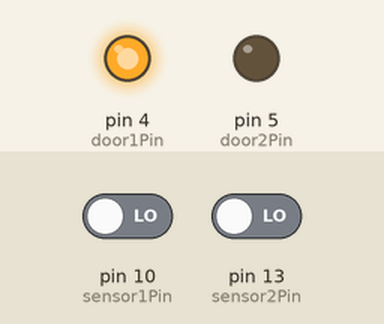
Bench run of a sketch on a simulated Arduino Uno, built with avr-gcc and run on an emulated ATmega328P. Parts: output pins drawn as LEDs (lit = HIGH). The inputs (shaded band) are chosen by the test bench; at power-on: pin 10 (sensor1Pin) LOW, pin 13 (sensor2Pin) LOW.

Above: at 1.2 s.
1.3 s: pin 10 (sensor1Pin) driven HIGH
At 1.6 s:
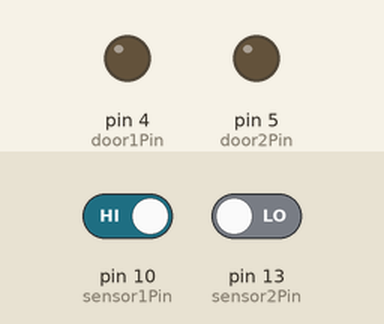
2.8 s: pin 10 (sensor1Pin) driven LOW
At 4.0 s:
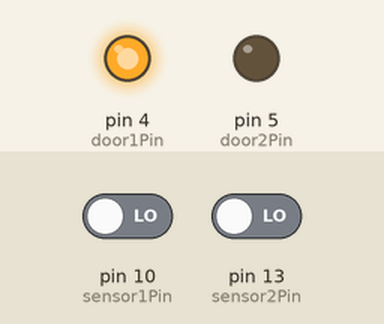
Timing chart, 0 to 5.8 s (numbered marks = the images above; inputs shaded):
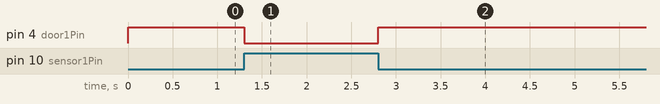

Measured:
- after the input at 1.3 s, pin 4 (door1Pin): HIGH → LOW at once
- after the input at 2.8 s, pin 4 (door1Pin): LOW → HIGH at once

The sketch:

GarageDoor.ino
```cpp
// set pin numbers:
const int door1Pin = 4;          // the number of the Door pins
const int door2Pin = 5;
const int sensor1Pin =  10;      // the number of the Sensor pins
const int sensor2Pin =  13;

int sensor1State = HIGH;         // variable for reading the sensor status
int sensor2State = HIGH;

int door1Event;
int door2Event;

void setup() {
  // initialize the Door pins as output:
  pinMode(door1Pin, OUTPUT);
  pinMode(door2Pin, OUTPUT);
  // initialize the Sensor pins as input:
  pinMode(sensor1Pin, INPUT);
  pinMode(sensor2Pin, INPUT);

}

void loop() {
  // read the state of the pushbutton value:
  sensor1State = digitalRead(sensor1Pin);
  sensor2State = digitalRead(sensor2Pin);

  // check if the pushbutton is pressed.
  // if it is, the buttonState is HIGH:
  if (sensor1State == HIGH) {
    digitalWrite(door1Pin, LOW);
  }
  else {
   digitalWrite(door1Pin, HIGH);
  }
}
```
